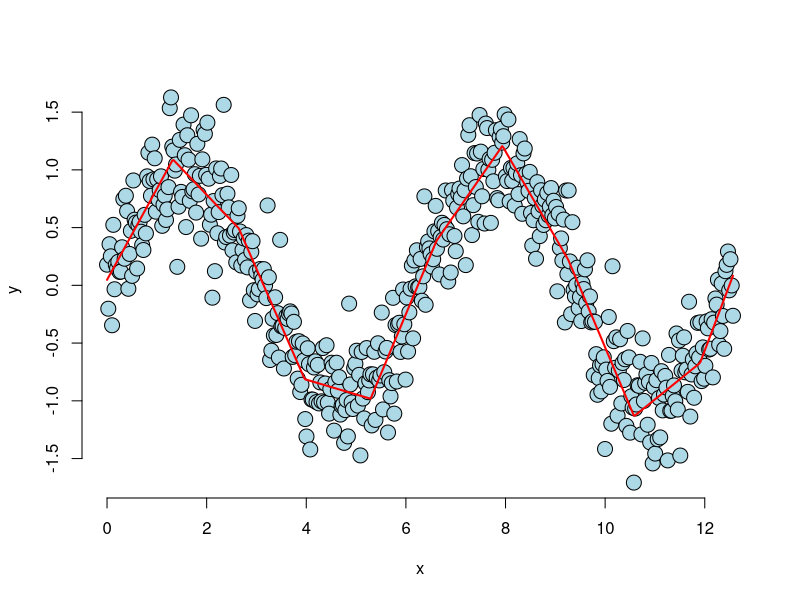
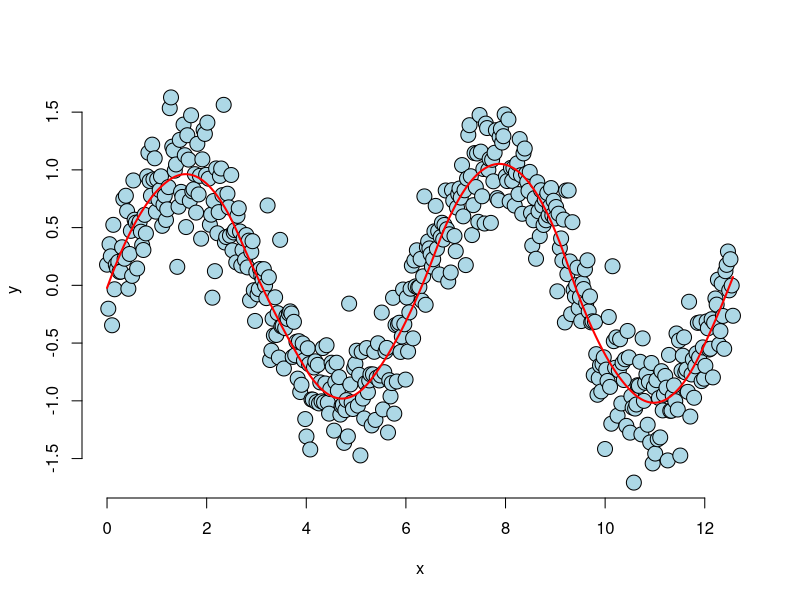
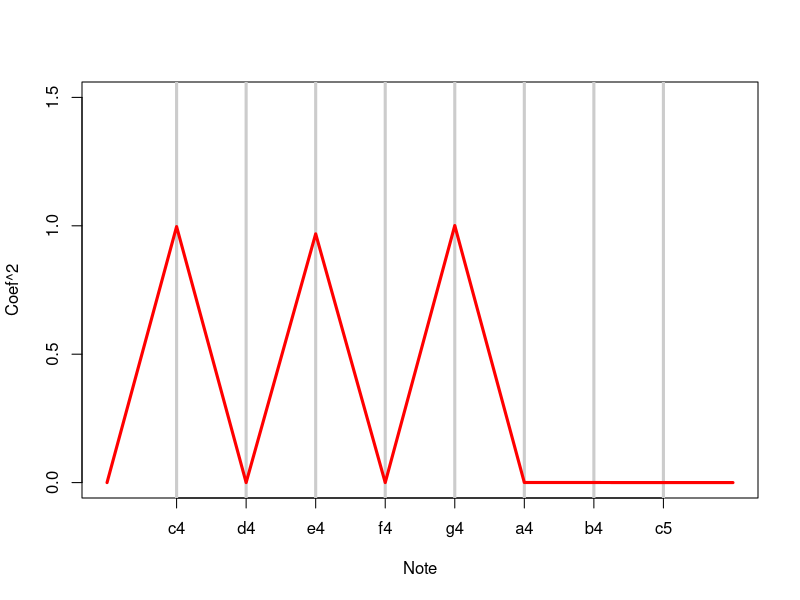
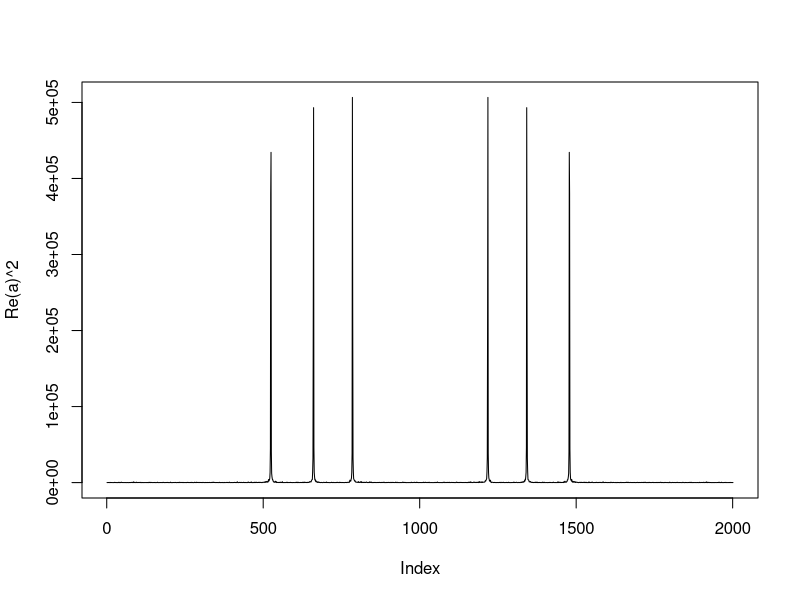

Reproduce these figures in R, in order.
## Simulated example
n <- 500; x <- seq(0, 4 * pi, length = n); y <- sin(x) + rnorm(n, sd = .3)
knots <- seq(0, 8 * pi, length = 20); 
splineTerms <- sapply(knots, function(knot) (x > knot) * (x - knot))
xMat <- cbind(1, x, splineTerms)
yhat <- predict(lm(y ~ xMat - 1))
plot(x, y, frame = FALSE, pch = 21, bg = "lightblue", cex = 2)
lines(x, yhat, col = "red", lwd = 2)

splineTerms <- sapply(knots, function(knot) (x > knot) * (x - knot)^2)
xMat <- cbind(1, x, x^2, splineTerms)
yhat <- predict(lm(y ~ xMat - 1))
plot(x, y, frame = FALSE, pch = 21, bg = "lightblue", cex = 2)
lines(x, yhat, col ="red", lwd = 2)


## Harmonics using linear models
##Chord finder, playing the white keys on a piano from octave c4 - c5
notes4 <- c(261.63, 293.66, 329.63, 349.23, 392.00, 440.00, 493.88, 523.25)
t <- seq(0, 2, by = .001); n <- length(t)
c4 <- sin(2 * pi * notes4[1] * t); e4 <- sin(2 * pi * notes4[3] * t); 
g4 <- sin(2 * pi * notes4[5] * t)
chord <- c4 + e4 + g4 + rnorm(n, 0, 0.3)
x <- sapply(notes4, function(freq) sin(2 * pi * freq * t))
fit <- lm(chord ~ x - 1)

plot(c(0, 9), c(0, 1.5), xlab = "Note", ylab = "Coef^2", axes = FALSE, frame = TRUE, type = "n")
axis(2)
axis(1, at = 1 : 8, labels = c("c4", "d4", "e4", "f4", "g4", "a4", "b4", "c5"))
for (i in 1 : 8) abline(v = i, lwd = 3, col = grey(.8))
lines(c(0, 1 : 8, 9), c(0, coef(fit)^2, 0), type = "l", lwd = 3, col = "red")

##(How you would really do it)
a <- fft(chord); plot(Re(a)^2, type = "l")
                      
                      

